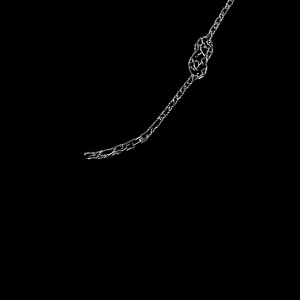
#> input picture input_image.jpg, 300 x 300 px
$ python detect_lines_and_save.py
#> lines starting #> are read from the running program, lines starting #| are printed output that depends on the picture; after the words box and inside, x2 and y2 are one past the last pixel; in counts of white or black regions, pixels touching at a corner belong together
import cv2
import numpy as np

# Load the image
img = cv2.imread('input_image.jpg')
#> img is the input picture: shape (300, 300, 3); min 0, max 255, mean 1.6

# Convert the image to grayscale
gray = cv2.cvtColor(img, cv2.COLOR_BGR2GRAY)

# Apply Canny edge detection to the grayscale image
edges = cv2.Canny(gray, 50, 150, apertureSize=3)
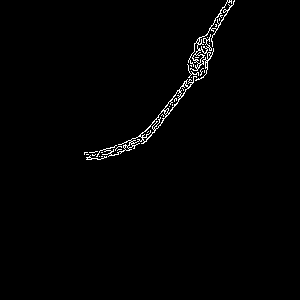
#> edges: shape (300, 300); 1.2% white in thin lines or dots, all inside (x1, y1, x2, y2) = (84, 0, 235, 160)

# Apply Hough transform to detect curves in the image
lines = cv2.HoughLinesP(edges, rho=1, theta=np.pi/180, threshold=50, minLineLength=30, maxLineGap=10)
#> lines = [[131, 144, 207, 68], [129, 150, 213, 50], [146, 141, 178, 90], [185, 85, 234, 0], [162, 122, 229, 1], [189, 72, 229, 0], [190, 61, 227, 1], [128, 150, 183, 95]]

# Create a new blank image with the same size as the input image
output = np.zeros_like(img)

# Draw the detected curves onto the output image
if lines is not None:
    for line in lines:
        x1, y1, x2, y2 = line[0]
        cv2.line(output, (x1, y1), (x2, y2), (0, 0, 255), 2)
#> this loop made 8 passes
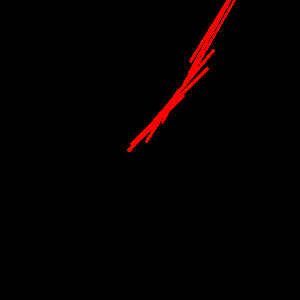
#> output: shape (300, 300, 3); mean of channels 0, 1, 2 0, 0, 4.6; drawn as B, G, R

# Save the output image with the detected curves
cv2.imwrite('output_image.jpg', output)
